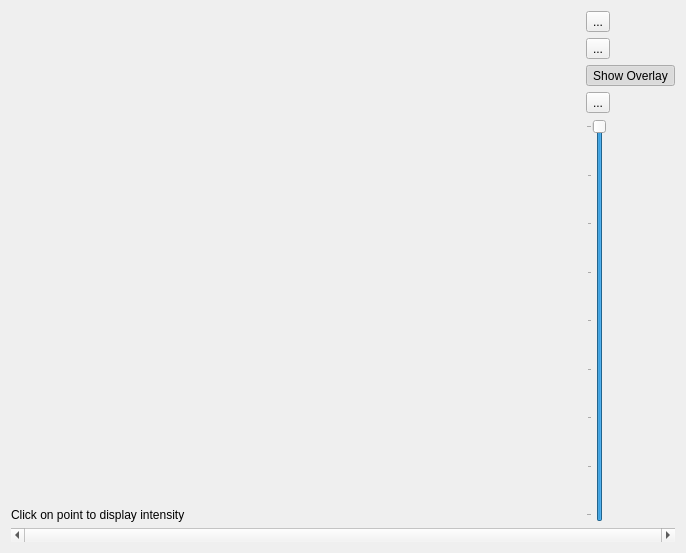
<?xml version="1.0" encoding="UTF-8"?>
<ui version="4.0">
 <class>ImageRenderWindow</class>
 <widget class="QWidget" name="ImageRenderWindow">
  <property name="geometry">
   <rect>
    <x>0</x>
    <y>0</y>
    <width>686</width>
    <height>553</height>
   </rect>
  </property>
  <property name="windowTitle">
   <string>Image Display</string>
  </property>
  <layout class="QVBoxLayout" name="verticalLayout_3">
   <item>
    <layout class="QHBoxLayout" name="horizontalLayout" stretch="1,0">
     <item>
      <layout class="QVBoxLayout" name="verticalLayout_2" stretch="1,0">
       <property name="bottomMargin">
        <number>0</number>
       </property>
       <item>
        <widget class="ImageRenderWidget" name="render_widget" native="true"/>
       </item>
       <item>
        <layout class="QHBoxLayout" name="horizontalLayout_3">
         <item>
          <widget class="QLabel" name="widget_label">
           <property name="text">
            <string>Click on point to display intensity</string>
           </property>
          </widget>
         </item>
        </layout>
       </item>
      </layout>
     </item>
     <item>
      <layout class="QVBoxLayout" name="verticalLayout" stretch="0,0,0,0,0">
       <item>
        <widget class="QToolButton" name="zoom_button">
         <property name="text">
          <string>...</string>
         </property>
         <property name="icon">
          <iconset resource="PuppetMasterResources.qrc">
           <normaloff>:/Tools/Resources/magnifier_48.png</normaloff>:/Tools/Resources/magnifier_48.png</iconset>
         </property>
         <property name="iconSize">
          <size>
           <width>16</width>
           <height>16</height>
          </size>
         </property>
         <property name="shortcut">
          <string notr="true"/>
         </property>
         <property name="checkable">
          <bool>true</bool>
         </property>
         <property name="autoRaise">
          <bool>false</bool>
         </property>
        </widget>
       </item>
       <item>
        <widget class="QToolButton" name="reset_button">
         <property name="text">
          <string>...</string>
         </property>
         <property name="icon">
          <iconset resource="PuppetMasterResources.qrc">
           <normaloff>:/Tools/Resources/resize_48.png</normaloff>:/Tools/Resources/resize_48.png</iconset>
         </property>
         <property name="iconSize">
          <size>
           <width>16</width>
           <height>16</height>
          </size>
         </property>
         <property name="shortcut">
          <string notr="true"/>
         </property>
         <property name="autoRaise">
          <bool>false</bool>
         </property>
        </widget>
       </item>
       <item>
        <widget class="QToolButton" name="show_overlay_button">
         <property name="text">
          <string>Show Overlay</string>
         </property>
         <property name="icon">
          <iconset resource="PuppetMasterResources.qrc">
           <normaloff>:/Tools/Resources/tag_48.png</normaloff>:/Tools/Resources/tag_48.png</iconset>
         </property>
         <property name="checkable">
          <bool>true</bool>
         </property>
         <property name="checked">
          <bool>true</bool>
         </property>
        </widget>
       </item>
       <item>
        <widget class="QToolButton" name="save_button">
         <property name="text">
          <string>...</string>
         </property>
         <property name="icon">
          <iconset resource="PuppetMasterResources.qrc">
           <normaloff>:/Tools/Resources/save_48.png</normaloff>:/Tools/Resources/save_48.png</iconset>
         </property>
        </widget>
       </item>
       <item>
        <widget class="QSlider" name="contrast_slider">
         <property name="maximum">
          <number>8</number>
         </property>
         <property name="pageStep">
          <number>2</number>
         </property>
         <property name="value">
          <number>8</number>
         </property>
         <property name="orientation">
          <enum>Qt::Vertical</enum>
         </property>
         <property name="tickPosition">
          <enum>QSlider::TicksAbove</enum>
         </property>
        </widget>
       </item>
      </layout>
     </item>
    </layout>
   </item>
   <item>
    <widget class="QScrollBar" name="image_scroll">
     <property name="maximum">
      <number>0</number>
     </property>
     <property name="pageStep">
      <number>1</number>
     </property>
     <property name="orientation">
      <enum>Qt::Horizontal</enum>
     </property>
    </widget>
   </item>
  </layout>
 </widget>
 <customwidgets>
  <customwidget>
   <class>ImageRenderWidget</class>
   <extends>QWidget</extends>
   <header>ImageRenderWidget.h</header>
   <container>1</container>
  </customwidget>
 </customwidgets>
 <resources>
  <include location="PuppetMasterResources.qrc"/>
 </resources>
 <connections/>
</ui>
